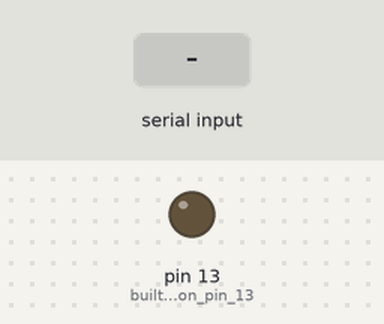
Recording of a sketch running on a simulated Arduino Leonardo, built with avr-gcc and run on an emulated ATmega32U4. On the bench: output pins drawn as LEDs (lit = HIGH). The inputs (shaded band) are chosen by the test bench.

Above: at 1.2 s.
1.3 s: byte 1 (1) received over Serial
At 2.5 s:
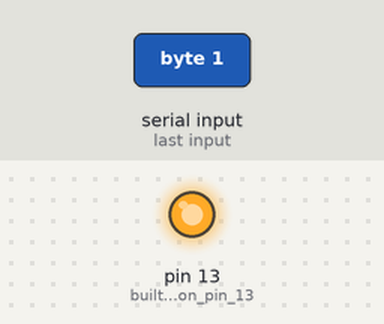
2.8 s: "1" received over Serial
At 3.6 s:
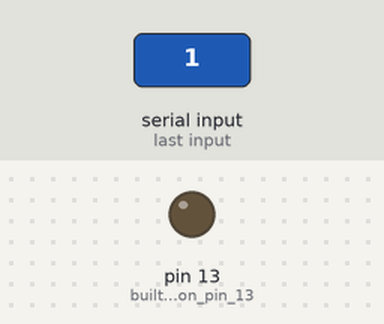
Timing chart, 0 to 5.8 s (numbered marks = the images above; inputs shaded):
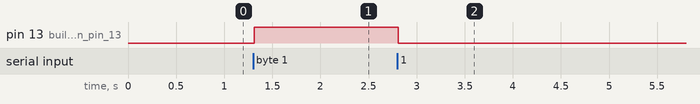

The sketch:

arduino_output_basic.ino
```cpp
/*
Basic example of Max sending a single number to an Arduino.

If the incoming number is set to 1, then turn on LED at pin 13
 */

int inByte; //  the incoming data

void setup() {
  Serial.begin(9600);
  while (!Serial) {
    ; // wait for serial port to connect. Needed for Leonardo only
  }

  pinMode(13, OUTPUT);   // built in LED on pin 13
}

void loop() {
  if (Serial.available() > 0) {
    // Get incoming numbers
    inByte = Serial.read();
    delay(10);

    if(inByte == 1){
      digitalWrite(13, HIGH);
    } else {
      digitalWrite(13, LOW);
    }
  }
}
```

Measured:
- after the input at 1.3 s, pin 13 (built_in_LED_on_pin_13): LOW → HIGH at once
- after the input at 2.8 s, pin 13 (built_in_LED_on_pin_13): HIGH → LOW at once
